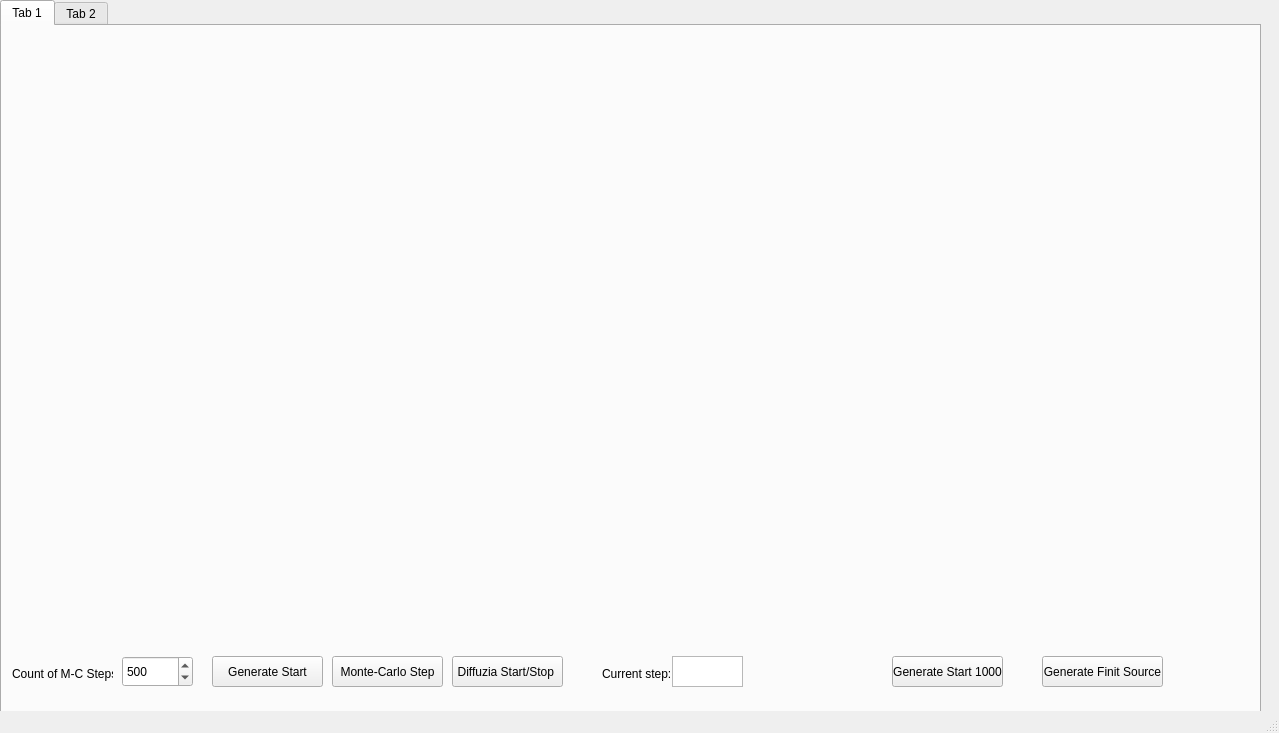
<?xml version="1.0" encoding="UTF-8"?>
<ui version="4.0">
 <class>MainWindow</class>
 <widget class="QMainWindow" name="MainWindow">
  <property name="geometry">
   <rect>
    <x>0</x>
    <y>0</y>
    <width>1279</width>
    <height>733</height>
   </rect>
  </property>
  <property name="windowTitle">
   <string>MainWindow</string>
  </property>
  <property name="autoFillBackground">
   <bool>false</bool>
  </property>
  <widget class="QWidget" name="centralWidget">
   <widget class="QTabWidget" name="tabWidget">
    <property name="geometry">
     <rect>
      <x>0</x>
      <y>0</y>
      <width>1261</width>
      <height>721</height>
     </rect>
    </property>
    <property name="currentIndex">
     <number>0</number>
    </property>
    <widget class="QWidget" name="tab">
     <attribute name="title">
      <string>Tab 1</string>
     </attribute>
     <widget class="glScene" name="Scene_widget" native="true">
      <property name="geometry">
       <rect>
        <x>10</x>
        <y>10</y>
        <width>1200</width>
        <height>600</height>
       </rect>
      </property>
      <property name="styleSheet">
       <string notr="true"/>
      </property>
     </widget>
     <widget class="QPushButton" name="pushButton_GenStart">
      <property name="geometry">
       <rect>
        <x>210</x>
        <y>630</y>
        <width>111</width>
        <height>31</height>
       </rect>
      </property>
      <property name="text">
       <string>Generate Start</string>
      </property>
     </widget>
     <widget class="QPushButton" name="pushButton">
      <property name="geometry">
       <rect>
        <x>330</x>
        <y>630</y>
        <width>111</width>
        <height>31</height>
       </rect>
      </property>
      <property name="text">
       <string>Monte-Carlo Step</string>
      </property>
     </widget>
     <widget class="QTextEdit" name="textEdit_ForStep">
      <property name="geometry">
       <rect>
        <x>670</x>
        <y>630</y>
        <width>71</width>
        <height>31</height>
       </rect>
      </property>
     </widget>
     <widget class="QSpinBox" name="spinBox_MC_StepsCount">
      <property name="geometry">
       <rect>
        <x>120</x>
        <y>630</y>
        <width>71</width>
        <height>31</height>
       </rect>
      </property>
      <property name="maximum">
       <number>7000</number>
      </property>
      <property name="singleStep">
       <number>100</number>
      </property>
      <property name="value">
       <number>500</number>
      </property>
     </widget>
     <widget class="QPushButton" name="pushButton_Animation">
      <property name="geometry">
       <rect>
        <x>450</x>
        <y>630</y>
        <width>111</width>
        <height>31</height>
       </rect>
      </property>
      <property name="text">
       <string>Diffuzia Start/Stop </string>
      </property>
     </widget>
     <widget class="QLabel" name="label">
      <property name="geometry">
       <rect>
        <x>10</x>
        <y>640</y>
        <width>101</width>
        <height>16</height>
       </rect>
      </property>
      <property name="frameShape">
       <enum>QFrame::NoFrame</enum>
      </property>
      <property name="text">
       <string>Count of M-C Steps:</string>
      </property>
     </widget>
     <widget class="QLabel" name="label_2">
      <property name="geometry">
       <rect>
        <x>600</x>
        <y>640</y>
        <width>71</width>
        <height>16</height>
       </rect>
      </property>
      <property name="frameShape">
       <enum>QFrame::NoFrame</enum>
      </property>
      <property name="text">
       <string>Current step:</string>
      </property>
     </widget>
     <widget class="QPushButton" name="pushButton_GenStart_1000">
      <property name="geometry">
       <rect>
        <x>890</x>
        <y>630</y>
        <width>111</width>
        <height>31</height>
       </rect>
      </property>
      <property name="text">
       <string>Generate Start 1000</string>
      </property>
     </widget>
     <widget class="QPushButton" name="pushButton_GenStart_Ogran">
      <property name="geometry">
       <rect>
        <x>1040</x>
        <y>630</y>
        <width>121</width>
        <height>31</height>
       </rect>
      </property>
      <property name="text">
       <string>Generate Finit Source</string>
      </property>
     </widget>
    </widget>
    <widget class="QWidget" name="tab_2">
     <attribute name="title">
      <string>Tab 2</string>
     </attribute>
     <widget class="QSlider" name="horizontalSlider">
      <property name="geometry">
       <rect>
        <x>20</x>
        <y>310</y>
        <width>621</width>
        <height>19</height>
       </rect>
      </property>
      <property name="orientation">
       <enum>Qt::Horizontal</enum>
      </property>
     </widget>
     <widget class="QCustomPlot" name="widget" native="true">
      <property name="geometry">
       <rect>
        <x>20</x>
        <y>20</y>
        <width>621</width>
        <height>251</height>
       </rect>
      </property>
     </widget>
     <widget class="QPushButton" name="pushButton_Concentration">
      <property name="geometry">
       <rect>
        <x>970</x>
        <y>390</y>
        <width>75</width>
        <height>23</height>
       </rect>
      </property>
      <property name="text">
       <string>PushButton</string>
      </property>
     </widget>
     <widget class="QChartViewer" name="graphicsView">
      <property name="geometry">
       <rect>
        <x>680</x>
        <y>10</y>
        <width>550</width>
        <height>350</height>
       </rect>
      </property>
      <property name="styleSheet">
       <string notr="true">background-color: rgb(255, 255, 255);</string>
      </property>
      <property name="lineWidth">
       <number>1</number>
      </property>
     </widget>
     <widget class="QSlider" name="horizontalSlider_2">
      <property name="geometry">
       <rect>
        <x>700</x>
        <y>440</y>
        <width>481</width>
        <height>19</height>
       </rect>
      </property>
      <property name="maximum">
       <number>180</number>
      </property>
      <property name="value">
       <number>99</number>
      </property>
      <property name="orientation">
       <enum>Qt::Horizontal</enum>
      </property>
     </widget>
    </widget>
   </widget>
  </widget>
  <widget class="QStatusBar" name="statusBar"/>
 </widget>
 <layoutdefault spacing="6" margin="11"/>
 <customwidgets>
  <customwidget>
   <class>glScene</class>
   <extends>QWidget</extends>
   <header>glscene.h</header>
   <container>1</container>
   <slots>
    <slot>GenerateButton()</slot>
    <slot>slot_TriangulationButton()</slot>
    <slot>slot_CountOfPoints()</slot>
    <slot>slot_VerleButton()</slot>
    <slot>slot_Slider()</slot>
   </slots>
  </customwidget>
  <customwidget>
   <class>QCustomPlot</class>
   <extends>QWidget</extends>
   <header>qcustomplot.h</header>
   <container>1</container>
  </customwidget>
  <customwidget>
   <class>QChartViewer</class>
   <extends>QGraphicsView</extends>
   <header>QtCharts</header>
  </customwidget>
 </customwidgets>
 <resources/>
 <connections/>
</ui>
